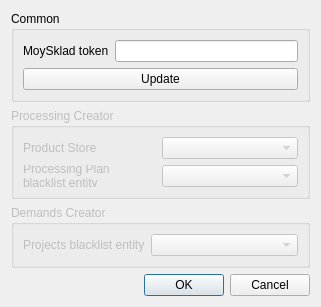
<?xml version="1.0" encoding="UTF-8"?>
<ui version="4.0">
 <class>SettingsDialog</class>
 <widget class="QDialog" name="SettingsDialog">
  <property name="geometry">
   <rect>
    <x>0</x>
    <y>0</y>
    <width>321</width>
    <height>301</height>
   </rect>
  </property>
  <property name="windowTitle">
   <string>Settings</string>
  </property>
  <layout class="QGridLayout" name="gridLayout">
   <item row="0" column="0">
    <widget class="QGroupBox" name="groupBox_3">
     <property name="title">
      <string>Common</string>
     </property>
     <layout class="QFormLayout" name="formLayout_4">
      <item row="0" column="0">
       <widget class="QLabel" name="label_3">
        <property name="text">
         <string>MoySklad token</string>
        </property>
       </widget>
      </item>
      <item row="0" column="1">
       <widget class="QLineEdit" name="lineToken">
        <property name="echoMode">
         <enum>QLineEdit::Normal</enum>
        </property>
       </widget>
      </item>
      <item row="1" column="0" colspan="2">
       <widget class="QPushButton" name="btnUpdateToken">
        <property name="text">
         <string>Update</string>
        </property>
       </widget>
      </item>
     </layout>
    </widget>
   </item>
   <item row="5" column="0">
    <widget class="QDialogButtonBox" name="buttonBox">
     <property name="orientation">
      <enum>Qt::Horizontal</enum>
     </property>
     <property name="standardButtons">
      <set>QDialogButtonBox::Cancel|QDialogButtonBox::Ok</set>
     </property>
    </widget>
   </item>
   <item row="2" column="0">
    <widget class="QGroupBox" name="groupDemandsCreator">
     <property name="enabled">
      <bool>false</bool>
     </property>
     <property name="title">
      <string>Demands Creator</string>
     </property>
     <layout class="QFormLayout" name="formLayout_3">
      <item row="0" column="0">
       <widget class="QLabel" name="label_4">
        <property name="text">
         <string>Projects blacklist entity</string>
        </property>
        <property name="wordWrap">
         <bool>true</bool>
        </property>
        <property name="margin">
         <number>2</number>
        </property>
       </widget>
      </item>
      <item row="0" column="1">
       <widget class="QComboBox" name="comboProjectsBlacklistEntity"/>
      </item>
     </layout>
    </widget>
   </item>
   <item row="1" column="0">
    <widget class="QGroupBox" name="groupProcessingCreator">
     <property name="enabled">
      <bool>false</bool>
     </property>
     <property name="title">
      <string>Processing Creator</string>
     </property>
     <layout class="QFormLayout" name="formLayout_2">
      <item row="0" column="0">
       <widget class="QLabel" name="label">
        <property name="text">
         <string>Product Store</string>
        </property>
       </widget>
      </item>
      <item row="1" column="0">
       <widget class="QLabel" name="label_2">
        <property name="text">
         <string>Processing Plan blacklist entity</string>
        </property>
        <property name="wordWrap">
         <bool>true</bool>
        </property>
        <property name="margin">
         <number>2</number>
        </property>
       </widget>
      </item>
      <item row="0" column="1">
       <widget class="QComboBox" name="comboProductStore"/>
      </item>
      <item row="1" column="1">
       <widget class="QComboBox" name="comboProcessingPlanBlacklistEntity"/>
      </item>
     </layout>
    </widget>
   </item>
  </layout>
 </widget>
 <resources/>
 <connections>
  <connection>
   <sender>buttonBox</sender>
   <signal>accepted()</signal>
   <receiver>SettingsDialog</receiver>
   <slot>accept()</slot>
   <hints>
    <hint type="sourcelabel">
     <x>248</x>
     <y>254</y>
    </hint>
    <hint type="destinationlabel">
     <x>157</x>
     <y>274</y>
    </hint>
   </hints>
  </connection>
  <connection>
   <sender>buttonBox</sender>
   <signal>rejected()</signal>
   <receiver>SettingsDialog</receiver>
   <slot>reject()</slot>
   <hints>
    <hint type="sourcelabel">
     <x>316</x>
     <y>260</y>
    </hint>
    <hint type="destinationlabel">
     <x>286</x>
     <y>274</y>
    </hint>
   </hints>
  </connection>
 </connections>
</ui>
